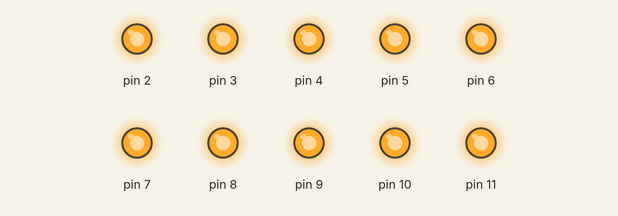
Bench run of a sketch on a simulated Arduino Uno, built with avr-gcc and run on an emulated ATmega328P. Shown: output pins drawn as LEDs (lit = HIGH).

Above: at 0.5 s.
At 3.5 s:
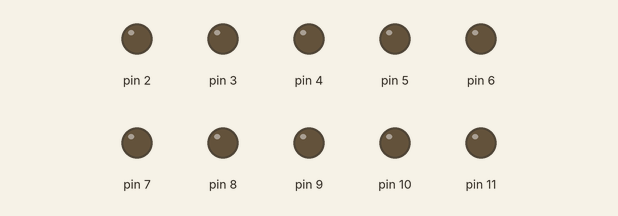
Timing chart, 0 to 4.6 s (numbered marks = the images above):
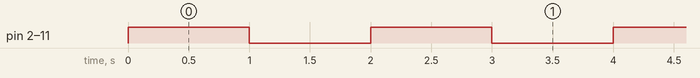

Measured:
- by itself, pin 2–11: alternates HIGH for 1.0 s and LOW for 1.0 s

The sketch:

blinkx10.ino
```cpp
void setup() {
  for (int i=2;i<=11;i++){
    pinMode (i,OUTPUT);
  }
}
void loop() {
  for (int i=2;i<=11;i++){
    digitalWrite (i,HIGH);
  }
  delay (1000);
  for (int i=2;i<=11;i++){
    digitalWrite (i,LOW);
  }
  delay (1000);
}
```
